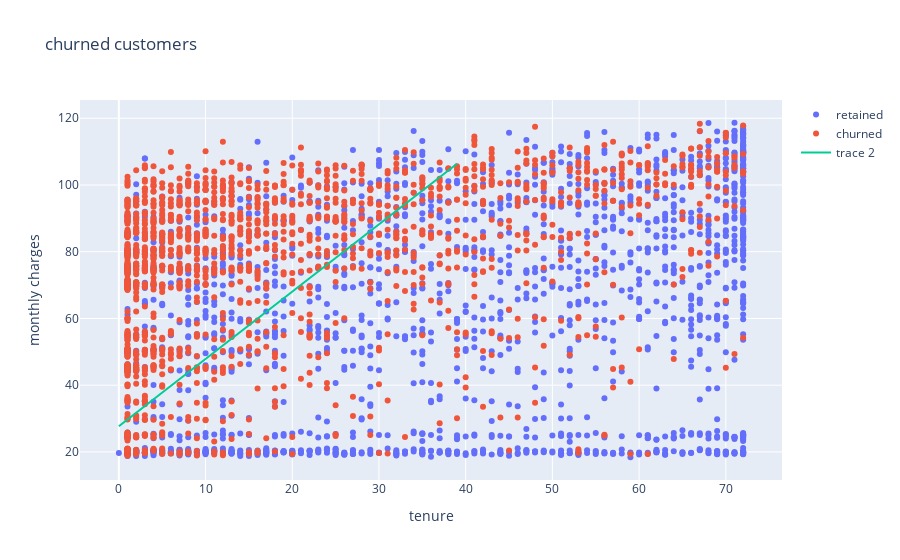

Notebook source saved alongside this figure:
### Markdown cell above
> See this stackoverflowpost on [plotting a decision boundary](https://datascience.stackexchange.com/questions/49573/how-to-plot-logistic-regression-decision-boundary) for explanation of `decision_boundary_y` function.

### Code cell
scatter = go.Scatter(x = area_values, y = boundaries)
fig.add_trace(scatter)

### Figure 1 — Plotly figure (JSON) as saved in the notebook; plotly's stock layout.template omitted (floating-point values rounded to 4 significant figures; data arrays with more than 128 entries replaced by an {"elided": "..."} marker saying what was removed)
{"data": [{"mode": "markers", "name": "retained", "type": "scatter", "x": {"elided": "1869 int values"}, "y": {"elided": "1869 float values"}}, {"mode": "markers", "name": "churned", "type": "scatter", "x": {"elided": "1869 int values"}, "y": {"elided": "1869 float values"}}, {"type": "scatter", "x": [0, 1, 2, 3, 4, 5, 6, 7, 8, 9, 10, 11, 12, 13, 14, 15, 16, 17, 18, 19, 20, 21, 22, 23, 24, 25, 26, 27, 28, 29, 30, 31, 32, 33, 34, 35, 36, 37, 38, 39], "y": [27.67, 29.69, 31.71, 33.73, 35.74, 37.76, 39.78, 41.8, 43.82, 45.83, 47.85, 49.87, 51.89, 53.91, 55.93, 57.94, 59.96, 61.98, 64.0, 66.02, 68.03, 70.05, 72.07, 74.09, 76.11, 78.12, 80.14, 82.16, 84.18, 86.2, 88.22, 90.23, 92.25, 94.27, 96.29, 98.31, 100.3, 102.3, 104.4, 106.4]}], "layout": {"autosize": true, "title": {"text": "churned customers"}, "xaxis": {"autorange": true, "range": [-4.748, 76.75], "title": {"text": "tenure"}, "type": "linear"}, "yaxis": {"autorange": true, "range": [11.06, 126.0], "title": {"text": "monthly charges"}, "type": "linear"}}}
